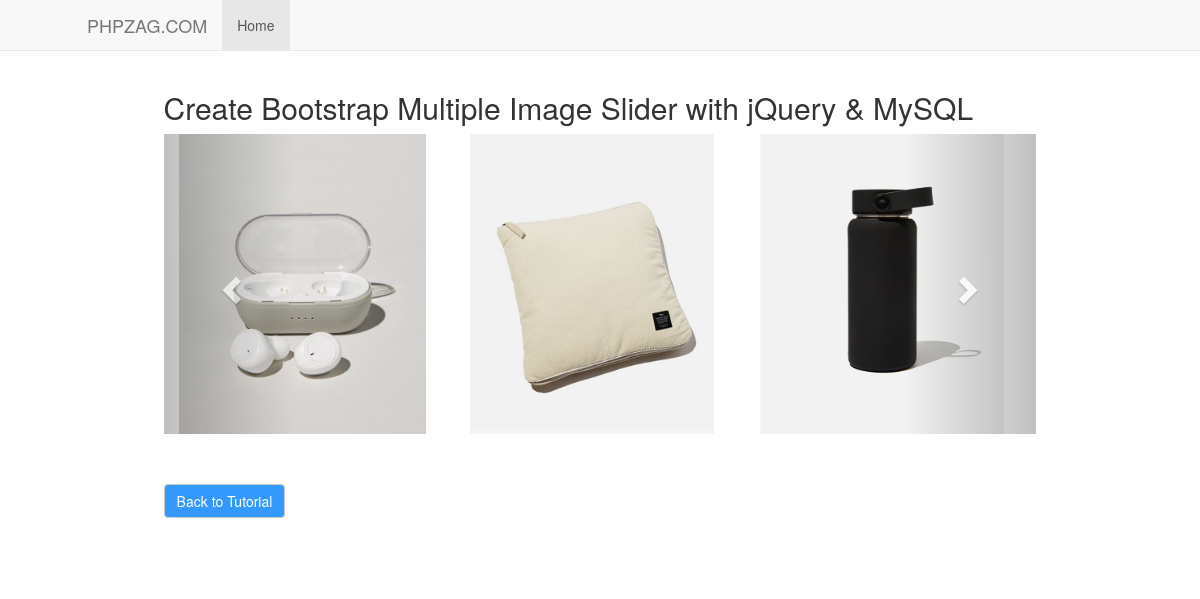
Before: /haha.php with the older database file.
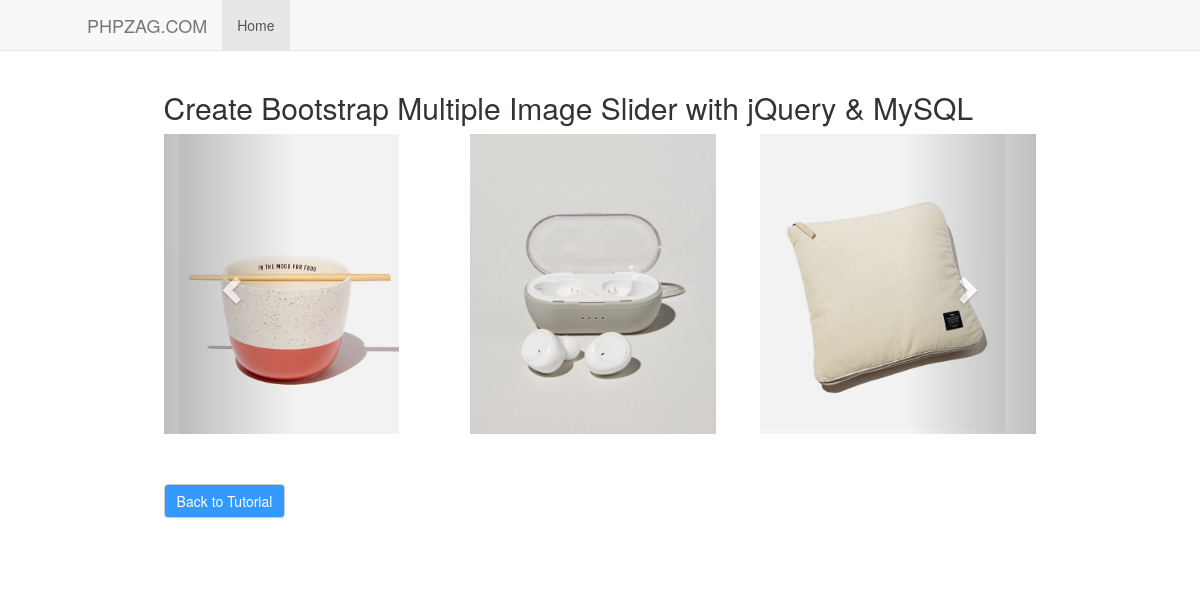
After: the same page with the newer database file.
### tables this page shows
CREATE TABLE `product` (
  `id` int(11) NOT NULL,
  `product_name` varchar(255) NOT NULL,
  `categories` varchar(255) NOT NULL,
  `sub_cat` varchar(255) NOT NULL,
  `brand` varchar(255) NOT NULL,
  `package` varchar(255) NOT NULL,
  `supplier` varchar(255) NOT NULL,
  `description` text NOT NULL,
  `price` varchar(50) NOT NULL,
  `cover` varchar(255) NOT NULL,
  `qty` int(11) NOT NULL,
  `created_date` datetime NOT NULL,
  `modified_date` datetime NOT NULL
);

### haha.php (the view, shortened to what this page needs)
<?php include_once("confs/config.php"); ?>
<!DOCTYPE html>
<html>
<head>
 <link rel='stylesheet prefetch' href='https://maxcdn.bootstrapcdn.com/bootstrap/3.3.6/css/bootstrap.min.css'>
</head>
<body class="">
<div role="navigation" class="navbar navbar-default navbar-static-top">
      <div class="container">
        <div class="navbar-header">
          <a href="http://www.phpzag.com" class="navbar-brand">PHPZAG.COM</a>
        </div>
        <div class="navbar-collapse collapse">
          <ul class="nav navbar-nav">
            <li class="active"><a href="http://www.phpzag.com">Home</a></li>
          </ul>
        </div>
      </div>
    </div>
	<div class="container" style="min-height:500px;">
<div class="container">
	<h2>Create Bootstrap Multiple Image Slider with jQuery & MySQL</h2>
	<div class="row">
		<div class="col-md-12">
			<div class="carousel slide multi-image-slider" id="theCarousel">
				<div class="carousel-inner">
				 <?php
					$sqlQuery = "SELECT id, cover FROM product ORDER BY id DESC LIMIT 8";
					$resultSet = mysqli_query($mysqli, $sqlQuery);
					$setActive = 0;
					$sliderHtml = '';
					while( $sliderImage = mysqli_fetch_assoc($resultSet)){
						$activeClass = "";
						if(!$setActive) {
							$setActive = 1;
							$activeClass = 'active';
						}
						$sliderHtml.= "<div class='item ".$activeClass."'>";
						$sliderHtml.= "<div class='col-xs-4'><a href='".$sliderImage['id']."'>";
						$sliderHtml.= "<img src='admin/cover/".$sliderImage['cover']."' class='img-responsive' height='100'";
						$sliderHtml.= "</a></div></div>";
					}
					echo $sliderHtml;
				 ?>
				</div>
				<a class="left carousel-control" href="#theCarousel" data-slide="prev"><i class="glyphicon glyphicon-chevron-left"></i></a>
				<a class="right carousel-control" href="#theCarousel" data-slide="next"><i class="glyphicon glyphicon-chevron-right"></i></a>
			 </div>
		</div>
	</div>
	<div style="margin:50px 0px 0px 0px;">
		<a class="btn btn-default read-more" style="background:#3399ff;color:white" href="http://www.phpzag.com/create-bootstrap-multiple-image-slider-with-jquery/">Back to Tutorial</a>
	</div>
</div>
</div>
</body></html>

Changed rows visible on the page:
no longer on this page (row edited): product: cover (picture)
added product: cover (picture)
